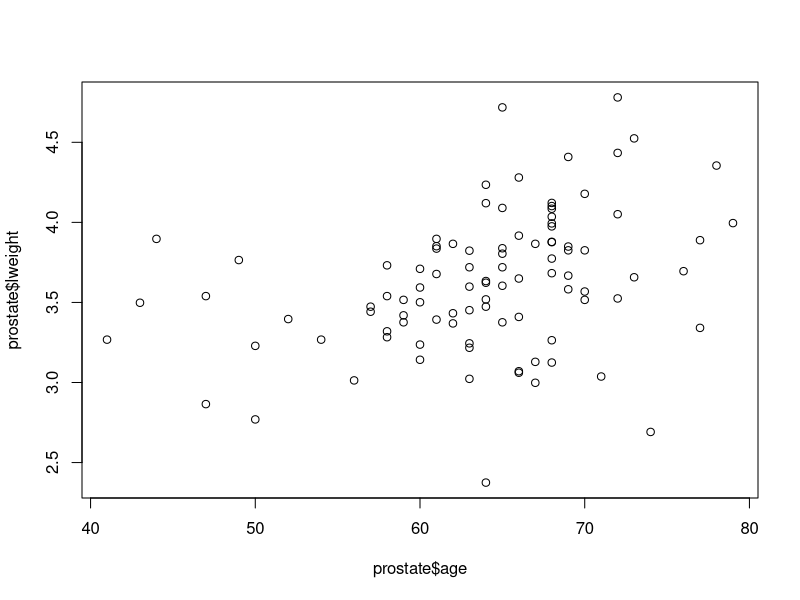

Write the R code that produced this figure.
# miscellaneous R code
# @ Michael

getwd()
setwd('/Users/Michael/Documents/MachineLearning/ELS')

prostate <- read.csv('prostate.csv', sep='')
head(prostate)
summary(prostate)
plot(prostate$age, prostate$lweight)

library(tidyverse)
